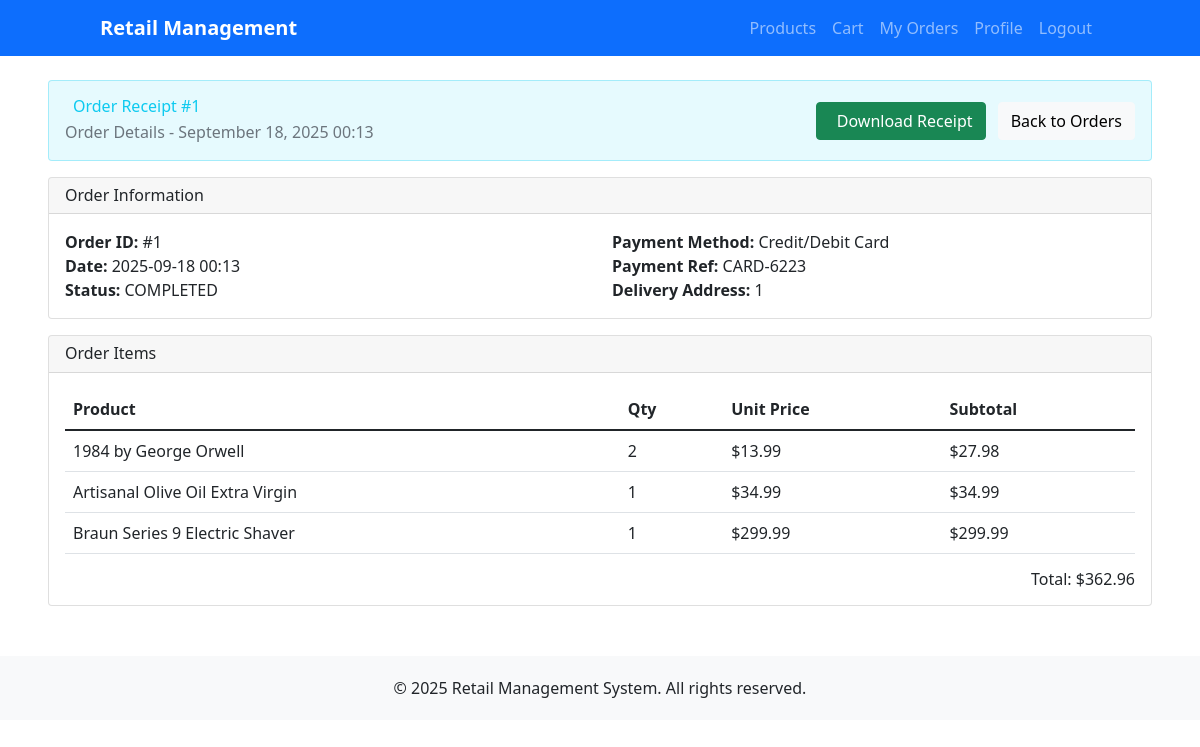
/orders/1/ (signed in), run on the app's committed database.
### orders/models.py (models this page shows, shortened)
class Sale(models.Model):
    STATUS_CHOICES = [
        ("PENDING", "Pending"),
        ("COMPLETED", "Completed"),
        ("CANCELLED", "Cancelled"),
    ]
    user = models.ForeignKey(settings.AUTH_USER_MODEL, on_delete=models.CASCADE)
    address = models.CharField(max_length=255)
    total = models.DecimalField(max_digits=10, decimal_places=2)
    status = models.CharField(max_length=10, choices=STATUS_CHOICES, default="COMPLETED")
    created_at = models.DateTimeField(auto_now_add=True)

class Payment(models.Model):
    PAYMENT_METHODS = [
        ("CASH", "Cash on Delivery"),
        ("CARD", "Credit/Debit Card"),
    ]
    STATUS_CHOICES = [
        ("PENDING", "Pending"),
        ("COMPLETED", "Completed"),
        ("FAILED", "Failed"),
        ("REFUNDED", "Refunded"),
    ]
    sale = models.OneToOneField(Sale, on_delete=models.CASCADE, related_name="payment")
    method = models.CharField(max_length=10, choices=PAYMENT_METHODS)
    reference = models.CharField(max_length=100, blank=True, null=True, help_text="Payment reference number")
    amount = models.DecimalField(max_digits=10, decimal_places=2)
    status = models.CharField(max_length=10, choices=STATUS_CHOICES, default="PENDING")
    processed_at = models.DateTimeField(auto_now_add=True)
    updated_at = models.DateTimeField(auto_now=True)
    class Meta:
        ordering = ['-processed_at']

class SaleItem(models.Model):
    sale = models.ForeignKey(Sale, related_name="items", on_delete=models.CASCADE)
    product = models.ForeignKey(Product, on_delete=models.PROTECT)
    quantity = models.PositiveIntegerField()
    unit_price = models.DecimalField(max_digits=10, decimal_places=2)
    def subtotal(self):
        return self.quantity * self.unit_price

### products/models.py (models this page shows, shortened)
class Product(models.Model):
    name = models.CharField(max_length=200)
    description = models.TextField(blank=True)
    sku = models.CharField(max_length=50, unique=True, help_text="Stock Keeping Unit")
    price = models.DecimalField(
        max_digits=10,
        decimal_places=2,
        validators=[MinValueValidator(Decimal('0.01'))]
    )
    category = models.ForeignKey(Category, on_delete=models.CASCADE, related_name='products')
    stock_quantity = models.PositiveIntegerField(default=0)
    is_active = models.BooleanField(default=True)
    created_at = models.DateTimeField(auto_now_add=True)
    updated_at = models.DateTimeField(auto_now=True)
    class Meta:
        ordering = ['name']
        indexes = [
            models.Index(fields=['sku']),
            models.Index(fields=['category']),
            models.Index(fields=['is_active']),
        ]

### orders/views.py (the view)
# urls.py: path("<int:order_id>/", views.order_detail, name="order_detail"),
@login_required
def order_detail(request, order_id):
    sale = get_object_or_404(Sale, id=order_id, user=request.user)
    return render(request, "orders/order_detail.html", {"order": sale})

### accounts/context_processors.py (called while the page is built)
def user_admin_status(request):
    if request.user.is_authenticated:
        if request.user.is_superuser:
            return {'user_is_admin': True}
        if hasattr(request.user, 'profile'):
            return {'user_is_admin': request.user.profile.is_admin}
    return {'user_is_admin': False}

def cart_context(request):
    if request.user.is_authenticated:
        from cart.models import Cart
        cart = Cart(request)
        return {
            'cart_total_items': cart.get_total_items(),
            'cart_total_price': cart.get_total_price(),
        }
    return {
        'cart_total_items': 0,
        'cart_total_price': 0,
    }

### accounts/models.py (called while the page is built)
    @property
    def is_admin(self):
        return self.role == 'admin'

### cart/models.py (called while the page is built)
    def __len__(self):
        if self.user:
            return sum(item.quantity for item in CartItem.objects.filter(user=self.user))
        else:
            return sum(item['quantity'] for item in self.cart.values())

    def get_total_price(self):
        if self.user:
            return sum(item.total_price for item in CartItem.objects.filter(user=self.user))
        else:
            return sum(
                float(item['price']) * item['quantity']
                for item in self.cart.values()
            )

    def get_total_items(self):
        return self.__len__()

### templates/orders/order_detail.html (shortened to what this page needs)
{% extends "accounts/base.html" %}
{% block content %}
<div class="row">
    <div class="col-12">
        <div class="card" style="background-color: rgba(13, 202, 240, 0.1); border: 1px solid rgba(13, 202, 240, 0.3);" mb-4>
            <div class="card-body">
                <div class="d-flex justify-content-between align-items-center">
                    <div>
                        <h2 class="mb-1 text-info">
                            Order Receipt #{{ order.id }}
                        </h2>
                        <p class="mb-0 text-muted">Order Details - {{ order.created_at|date:"F d, Y H:i" }}</p>
                    </div>
                    <div>
                        <a href="{% url 'orders:download_receipt' order.id %}" class="btn btn-success me-2">
                            Download Receipt
                        </a>
                        <a href="{% url 'orders:order_history' %}" class="btn btn-light">Back to Orders</a>
                    </div>
                </div>
            </div>
        </div>
    </div>
</div>
<div class="row mt-3">
    <div class="col-12">
        <div class="card">
            <div class="card-header">
                <h5 class="mb-0">Order Information</h5>
            </div>
            <div class="card-body">
                <div class="row">
                    <div class="col-md-6">
                        <p><strong>Order ID:</strong> #{{ order.id }}</p>
                        <p><strong>Date:</strong> {{ order.created_at|date:"Y-m-d H:i" }}</p>
                        <p><strong>Status:</strong> {{ order.status }}</p>
                    </div>
                    <div class="col-md-6">
                        <p><strong>Payment Method:</strong>
                            {% if order.payment %}{{ order.payment.get_method_display }}{% else %}N/A{% endif %}
                        </p>
                        <p><strong>Payment Ref:</strong>
                            {% if order.payment %}{{ order.payment.reference|default:"N/A" }}{% else %}N/A{% endif %}
                        </p>
                        <p><strong>Delivery Address:</strong> {{ order.address }}</p>
                    </div>
                </div>
            </div>
        </div>
    </div>
</div>
<div class="row mt-3">
    <div class="col-12">
        <div class="card">
            <div class="card-header">
                <h5 class="mb-0">Order Items</h5>
            </div>
            <div class="card-body">
                <table class="table">
                    <thead>
                        <tr>
                            <th>Product</th>
                            <th>Qty</th>
                            <th>Unit Price</th>
                            <th>Subtotal</th>
                        </tr>
                    </thead>
                    <tbody>
                        {% for item in order.items.all %}
                        <tr>
                            <td>{{ item.product.name }}</td>
                            <td>{{ item.quantity }}</td>
                            <td>${{ item.unit_price }}</td>
                            <td>${{ item.subtotal }}</td>
                        </tr>
                        {% endfor %}
                    </tbody>
                </table>
                <div class="text-end">
                    <h4>Total: ${{ order.total }}</h4>
                </div>
            </div>
        </div>
    </div>
</div>
</div>
{% endblock %}

### data on the page
Sale: id "1", created_at "September 18, 2025 00:13", created_at "2025-09-18 00:13", status "COMPLETED", payment.method "Credit/Debit Card", payment.reference "CARD-6223", address "1", total "362.96"
SaleItem: product.name "1984 by George Orwell", quantity "2", unit_price "13.99", subtotal "27.98"
SaleItem: product.name "Artisanal Olive Oil Extra Virgin", quantity "1", unit_price "34.99", subtotal "34.99"
SaleItem: product.name "Braun Series 9 Electric Shaver", quantity "1", unit_price "299.99", subtotal "299.99"
